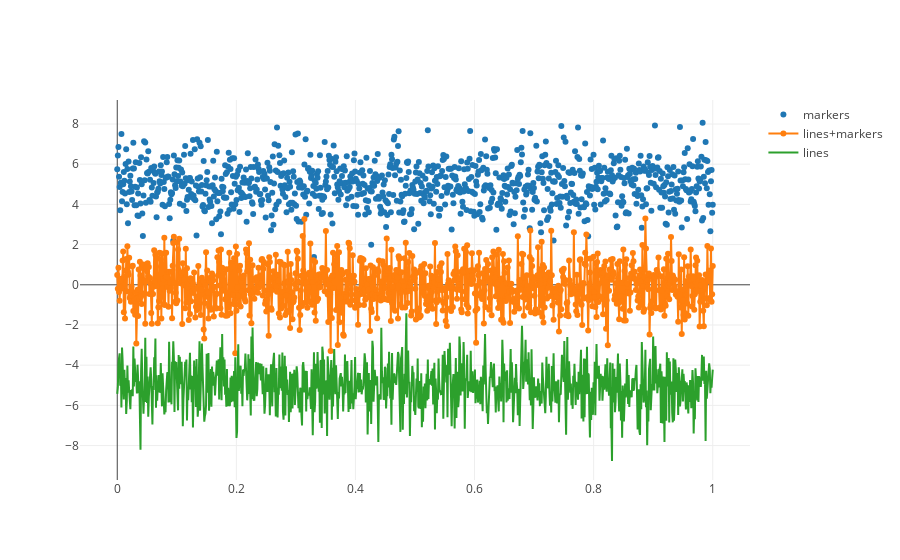

The notebook cell saved with this chart:
### Code cell
N = 1000
random_x = np.linspace(0, 1, N)
random_y0 = np.random.randn(N) + 5
random_y1 = np.random.randn(N)
random_y2 = np.random.randn(N) - 5

trace0 = go.Scatter(
    x = random_x,
    y = random_y0,
    mode = 'markers',
    name = 'markers'
)
trace1 = go.Scatter(
    x = random_x,
    y = random_y1,
    mode = 'lines+markers',
    name = 'lines+markers'
)
trace2 = go.Scatter(
    x = random_x,
    y = random_y2,
    mode = 'lines',
    name = 'lines'
)

data2 = [trace0, trace1, trace2]
plotly.offline.iplot(data2, filename='scatter-mode')

### Figure 1 — Plotly figure (JSON) as saved in the notebook; plotly's stock layout.template omitted (floating-point values rounded to 4 significant figures; data arrays with more than 128 entries replaced by an {"elided": "..."} marker saying what was removed)
{"data": [{"mode": "markers", "name": "markers", "type": "scatter", "x": {"elided": "1000 float values"}, "y": {"elided": "1000 float values"}}, {"mode": "lines+markers", "name": "lines+markers", "type": "scatter", "x": {"elided": "1000 float values"}, "y": {"elided": "1000 float values"}}, {"mode": "lines", "name": "lines", "type": "scatter", "x": {"elided": "1000 float values"}, "y": {"elided": "1000 float values"}}], "layout": {}}
